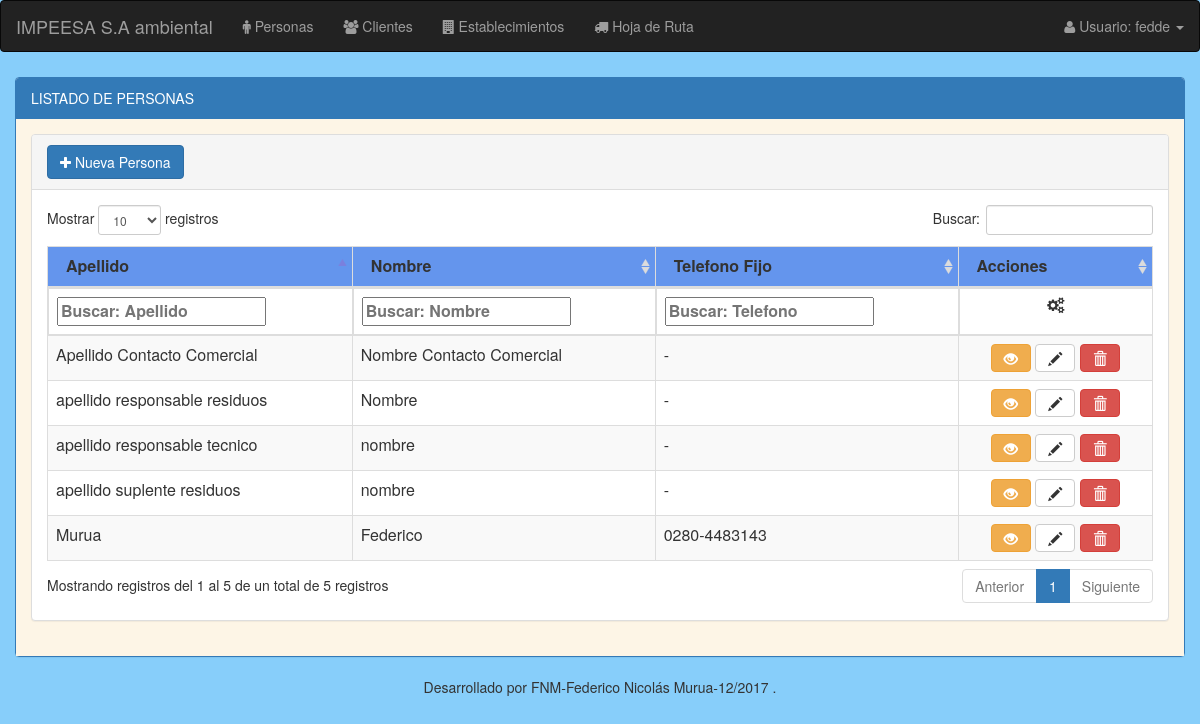
/personas/listado/personas/ (signed in), run on the app's committed database.
### modulo_I/models.py (models this page shows, shortened)
class Persona(models.Model):
    apellido = models.CharField(max_length=50)
    nombre = models.CharField(max_length=50)
    documento = models.CharField(max_length=50, unique=True)
    telefono_fijo = models.CharField(max_length=50, null=True, blank=True)
    celular = models.CharField(max_length=50, null=True, blank=True)
    email = models.EmailField(max_length=50, null=True, blank=True)

### modulo_I/views.py (the view)
@login_required
def listado_personas(request):
    listado_personas = Persona.objects.all()
    '''
    #FACTORIES
    for x in xrange(45):
        personas = factories.PersonaFactory()

    for x in xrange(8):
        nacionalidad = factories.NacionalidadFactory()

    for x in xrange(8):
        provincia = factories.ProvinciaFactory()

    for x in xrange(8):
        localidad = factories.LocalidadFactory()

    for x in xrange(10):
        domicilio = factories.DomicilioFactory()

    for x in xrange(10):
        datoImpositivo = factories.DatoImpositivoFactory()

    for x in xrange(10):
        cliente = factories.ClienteFactory()
    '''
    return render(request, 'persona/persona_listado.html', {'listado_personas': listado_personas})

### modulo_I/templates/persona/persona_listado.html (shortened to what this page needs)
{% extends "base/base_listado.html" %}
{% load staticfiles %}
{% load staticfiles bootstrap3 %}
{% block panel-heading %}
  LISTADO DE PERSONAS
{% endblock %}
{% block panel-heading-tabla %}
  <a class="btn btn-primary js-alta-persona"><i class="fa fa-plus"></i> Nueva Persona</a>
{% endblock %}
{% block thead-tabla %}
  <thead>
  <tr style="background:#6495ED;">
      <th>Apellido</th>
      <th>Nombre</th>
      <th>Telefono Fijo</th>
      <th>Acciones</th>
  </tr>
  </thead>
{% endblock %}
{% block tfoot-tabla %}
  <tfoot >
     <tr>
       <th>Apellido</th>
       <th>Nombre</th>
       <th>Telefono</th>
       <th style="text-align: center;"><i class="fa fa-cogs"></i></th>
    </tr>
  </tfoot>
{% endblock %}
{% block tbody-tabla %}
  <tbody>
  {% for persona in listado_personas %}
      <tr>
          <td>{{ persona.apellido }}</td>
          <td>{{ persona.nombre }}</td>
          {% if persona.telefono_fijo %}
            <td>{{ persona.telefono_fijo }}</td>
          {% else %}
            <td>-</td>
          {% endif %}
          <td align="center">
             <a class="btn btn-warning" data-toggle="tooltip" title="Detalles" href="{% url 'personas:detalle_personas' id_persona=persona.id%}"><em class="glyphicon glyphicon-eye-open"></em></a>
             <a class="btn btn-default" data-toggle="tooltip" title="Modificar" href="{% url 'personas:modificar_personas' id_persona=persona.id%}"><em class="glyphicon glyphicon-pencil"></em></a>
             <a id="persona_id"class="btn btn-danger btn-baja" data-personaid="{{persona.id}}" data-personanombre="{{persona.nombre}}" data-personaapellido="{{persona.apellido}}"data-toggle="modal" data-target="#modal_baja" title="Eliminar"><em class="glyphicon glyphicon-trash"></em></a>
          </td>
      </tr>
  {% endfor %}
  </tbody>
{% endblock %}

### templates/base/nav.html (shortened to what this page needs)
<nav class="navbar navbar-inverse">
  <div class="container-fluid">
    <div class="navbar-header">
      <a class="navbar-brand" href="#" >IMPEESA S.A ambiental</a>
    </div>
    <ul class="nav navbar-nav">
      <li><a href="{% url 'personas:listado_personas' %}"><i class="fa fa-male"></i> Personas</a></li>
      <li><a href="{% url 'clientes:listado_clientes' %}"><i class="fa fa-group"></i> Clientes</a></li>
      <li><a href="{% url 'generadores:listado_generadores' %}"><i class="fa fa-building"></i> Establecimientos</a><li>
      <li><a href="{% url 'hojaRuta:listado_hojas_de_ruta' %}"><i class="fa fa-truck"></i> Hoja de Ruta</a><li>
    </ul>
    <ul class="nav navbar-nav navbar-right">
      <li class="dropdown"><a class="dropdown-toggle" data-toggle="dropdown" href="#"><i class="fa fa-user"></i> Usuario: {{user.get_username}} <span class="caret"></span></a>
      </li>
    </ul>
  </div>
</nav>

### estaticos/css/filtro_upHeader_tabla.css (style rules this page uses)
tfoot { display: table-header-group; }

### data on the page
Persona: apellido "Murua", nombre "Federico", telefono_fijo "0280-4483143"
Persona: apellido "Apellido Contacto Comercial", nombre "Nombre Contacto Comercial"
Persona: apellido "apellido responsable residuos", nombre "Nombre"
Persona: apellido "apellido suplente residuos", nombre "nombre"
Persona: apellido "apellido responsable tecnico", nombre "nombre"

### other printed values
{{ user.get_username }} "fedde"
